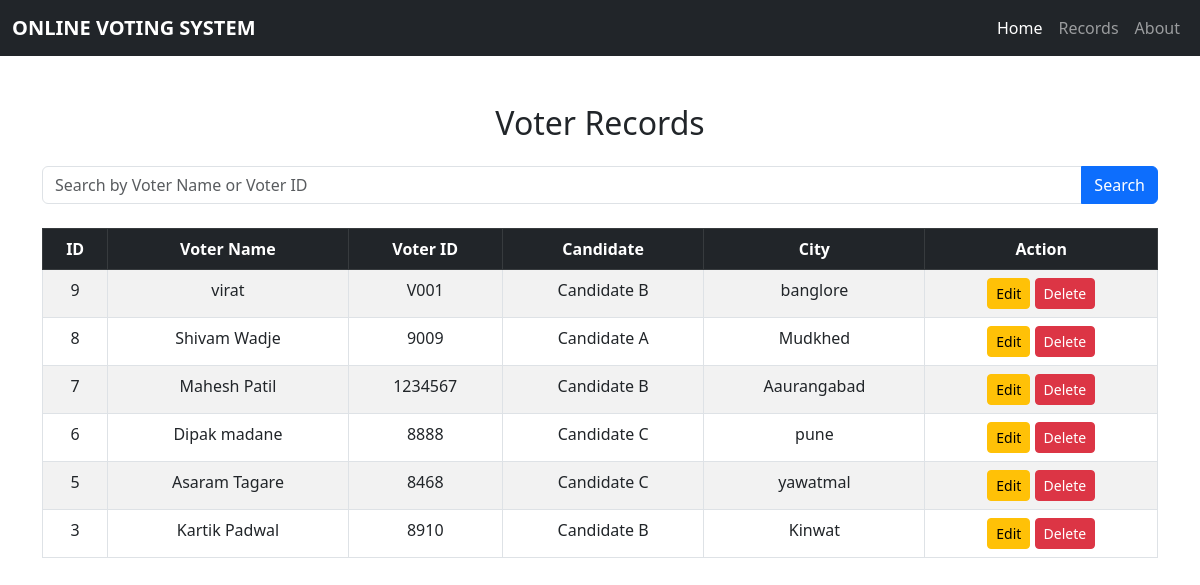
/records (signed in), run on the app's committed database.
### tables this page shows
CREATE TABLE voters (
            id INTEGER PRIMARY KEY AUTOINCREMENT,
            voter_name TEXT NOT NULL,
            voter_id TEXT NOT NULL,
            candidate TEXT NOT NULL,
            city TEXT NOT NULL
        );

### app2.py (the view)
@app.route("/records")
def records():
    if not login_required():
        return redirect(url_for("login"))
    search = request.args.get("search", "").strip()
    conn = get_db()
    if search:
        voters = conn.execute("""
            SELECT * FROM voters
            WHERE voter_name LIKE ?
               OR voter_id LIKE ?
            ORDER BY id DESC
        """, (f"%{search}%", f"%{search}%")).fetchall()
    else:
        voters = conn.execute(
            "SELECT * FROM voters ORDER BY id DESC"
        ).fetchall()
    conn.close()
    return render_template(
        "records.html",
        voters=voters,
        search=search
    )

### app2.py (called while the page is built)
def login_required():
    if "username" not in session:
        flash("Please login first!", "danger")
        return False
    return True

@app.after_request
def add_no_cache(response):
    response.headers["Cache-Control"] = "no-cache, no-store, must-revalidate"
    response.headers["Pragma"] = "no-cache"
    response.headers["Expires"] = "0"
    return response

### database.py (called while the page is built)
def get_db():
    conn = sqlite3.connect(DATABASE)
    conn.row_factory = sqlite3.Row
    return conn

### templates/records.html
{% extends 'base.html' %}
{% block content %}
<div class="container mt-5">
    <h2 class="text-center mb-4">Voter Records</h2>
    <form method="GET" action="{{ url_for('records') }}" class="mb-4">
    <div class="input-group">
        <input type="text"
               name="search"
               class="form-control"
               placeholder="Search by Voter Name or Voter ID"
               value="{{ search }}">
        <button type="submit" class="btn btn-primary">
            Search
        </button>
    </div>
</form>
    <div class="table-responsive">
        <table class="table table-bordered table-striped table-hover text-center">
            <thead class="table-dark">
                <tr>
                    <th>ID</th>
                    <th>Voter Name</th>
                    <th>Voter ID</th>
                    <th>Candidate</th>
                    <th>City</th>
                    <th>Action</th>
                </tr>
            </thead>
            <tbody>
                {% for voter in voters %}
                <tr>
                    <td>{{ voter.id }}</td>
                    <td>{{ voter.voter_name }}</td>
                    <td>{{ voter.voter_id }}</td>
                    <td>{{ voter.candidate }}</td>
                    <td>{{ voter.city }}</td>
                    <td>
    <a href="{{ url_for('edit_vote', voter_id=voter.id) }}"
       class="btn btn-warning btn-sm">
        Edit
    </a>
    <a href="{{ url_for('delete_vote', voter_id=voter.id) }}"
       class="btn btn-danger btn-sm">
        Delete
    </a>
</td>
                </tr>
                {% endfor %}
            </tbody>
        </table>
    </div>
</div>
{% endblock %}

### templates/base.html (shortened to what this page needs)
<!DOCTYPE html>
<html>
<head>
    <link href="https://cdn.jsdelivr.net/npm/bootstrap@5.3.0/dist/css/bootstrap.min.css"
          rel="stylesheet">
</head>
<body>
    <nav class="navbar navbar-expand-lg navbar-dark bg-dark">
        <div class="container-fluid">
            <a class="navbar-brand" href="{{ url_for('home') }}">
                <strong>ONLINE VOTING SYSTEM</strong>
            </a>
            <div class="collapse navbar-collapse" id="navbarNav">
                <ul class="navbar-nav ms-auto">
                    <li class="nav-item">
                        <a class="nav-link active" aria-current="page" href="{{ url_for('home') }}">Home</a>
                    </li>
                    <li class="nav-item">
                        <a class="nav-link" href="{{ url_for('records') }}">Records</a>
                    </li>
                    <li class="nav-item">
                        <a class="nav-link" href="{{ url_for('about') }}">About</a>
                    </li>
                </ul>
            </div>
        </div>
    </nav>
    {% block content %}
    {% endblock %}
</body>
</html>

### data on the page
voters: id "9", voter_name "virat", voter_id "V001", candidate "Candidate B", city "banglore"
voters: id "8", voter_name "Shivam Wadje", voter_id "9009", candidate "Candidate A", city "Mudkhed"
voters: id "7", voter_name "Mahesh Patil", voter_id "1234567", candidate "Candidate B", city "Aaurangabad"
voters: id "6", voter_name "Dipak madane", voter_id "8888", candidate "Candidate C", city "pune"
voters: id "5", voter_name "Asaram Tagare", voter_id "8468", candidate "Candidate C", city "yawatmal"
voters: id "3", voter_name "Kartik Padwal", voter_id "8910", candidate "Candidate B", city "Kinwat"
